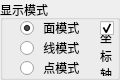
    <widget class="QGroupBox" name="groupBox_2">
     <property name="geometry">
      <rect>
       <x>0</x>
       <y>260</y>
       <width>120</width>
       <height>80</height>
      </rect>
     </property>
     <property name="title">
      <string>显示模式</string>
     </property>
     <widget class="QRadioButton" name="faceBtn">
      <property name="geometry">
       <rect>
        <x>20</x>
        <y>20</y>
        <width>71</width>
        <height>16</height>
       </rect>
      </property>
      <property name="cursor">
       <cursorShape>PointingHandCursor</cursorShape>
      </property>
      <property name="text">
       <string> 面模式</string>
      </property>
      <property name="checked">
       <bool>true</bool>
      </property>
     </widget>
     <widget class="QRadioButton" name="lineBtn">
      <property name="geometry">
       <rect>
        <x>20</x>
        <y>40</y>
        <width>71</width>
        <height>16</height>
       </rect>
      </property>
      <property name="cursor">
       <cursorShape>PointingHandCursor</cursorShape>
      </property>
      <property name="text">
       <string> 线模式</string>
      </property>
     </widget>
     <widget class="QRadioButton" name="pointBtn">
      <property name="geometry">
       <rect>
        <x>20</x>
        <y>60</y>
        <width>71</width>
        <height>16</height>
       </rect>
      </property>
      <property name="cursor">
       <cursorShape>PointingHandCursor</cursorShape>
      </property>
      <property name="text">
       <string> 点模式</string>
      </property>
     </widget>
     <widget class="QCheckBox" name="axisBtn">
      <property name="geometry">
       <rect>
        <x>100</x>
        <y>20</y>
        <width>16</width>
        <height>16</height>
       </rect>
      </property>
      <property name="text">
       <string/>
      </property>
      <property name="checked">
       <bool>true</bool>
      </property>
     </widget>
     <widget class="QLabel" name="label_29">
      <property name="geometry">
       <rect>
        <x>100</x>
        <y>35</y>
        <width>16</width>
        <height>41</height>
       </rect>
      </property>
      <property name="text">
       <string>坐
标
轴</string>
      </property>
     </widget>
    </widget>
